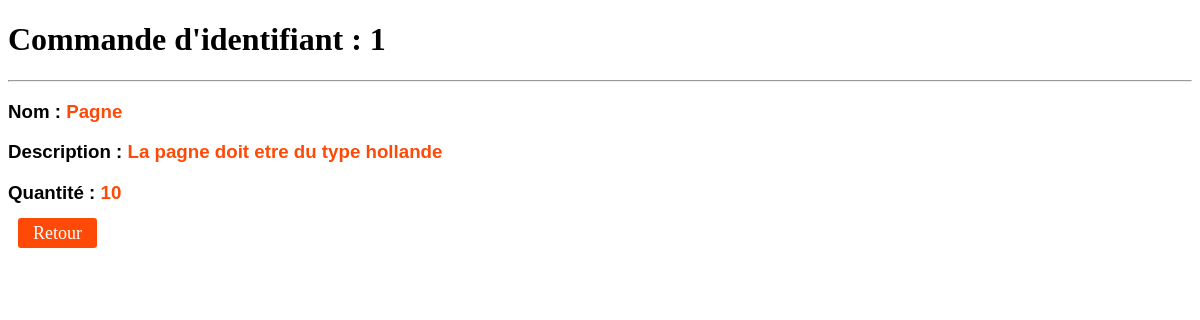
/show.php?id=1, run on the app's committed database.
### tables this page shows
CREATE TABLE articles(id integer primary key autoincrement,nom text,description text,quantite integer);

### show.php (the view, shortened to what this page needs)
<?php
require_once('database/connexion.php') ;
if($_GET['id'] AND !empty($_GET['id'])){
    $id = strip_tags($_GET['id']) ;
    $sql = 'SELECT * FROM articles WHERE id= :id';
    $data = $connexion->prepare($sql) ;
    $data->bindValue(':id',$id,PDO::PARAM_INT);
    $data->execute() ;
    $article = $data->fetch();
}else{
    header('Location:index.php');
}
?>
<!DOCTYPE html>
<html lang="en">
<head>
</head>
<body>
    <div>
        <h1 style="font-family:'Century Gothic' ;">Commande d'identifiant : <?= $article['id'] ?></h1>
        <hr>
        <h3 style="font-family:'Arial';">Nom : <span style="color:rgb(255, 73, 7);"> <?= $article['nom'] ?> </span></h3>
        <h3 style="font-family:'Arial';">Description :<span style="color:rgb(255, 73, 7);"> <?= $article['description'] ?> </span></h3>
        <h3 style="font-family:'Arial';">Quantité :<span style="color:rgb(255, 73, 7);"> <?= $article['quantite'] ?> </span></h3>
    </div>
     <a href="index.php" id="retour">Retour</a>
</body>
</html>

### show.php (style rules this page uses)
#retour { text-decoration: none; text-align: center; margin: auto; font-size: 18px; margin-top: 20px; margin-left: 10px; padding: 5px 15px; border-radius: 3px; background-color: rgb(255, 73, 7); color: #fff; cursor: pointer; }

### data on the page
articles: id "1", nom "Pagne", description "La pagne doit etre du type hollande", quantite "10"
